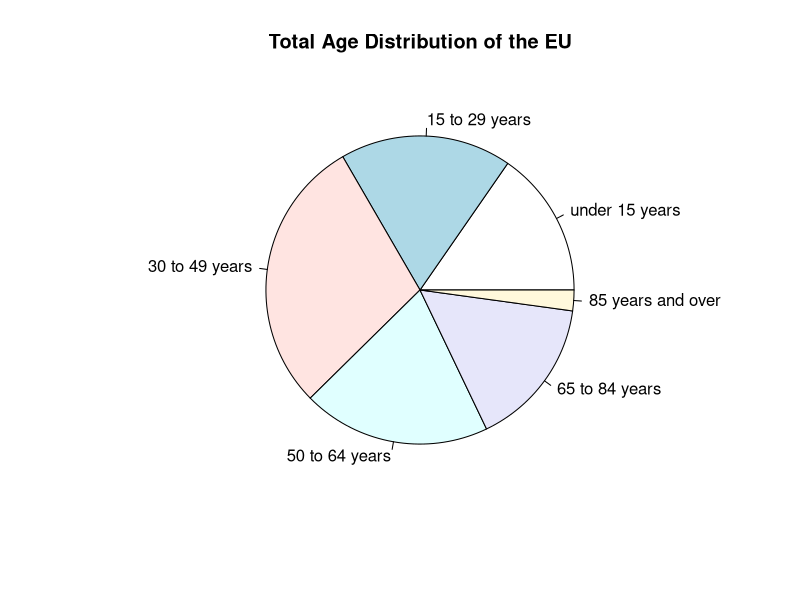
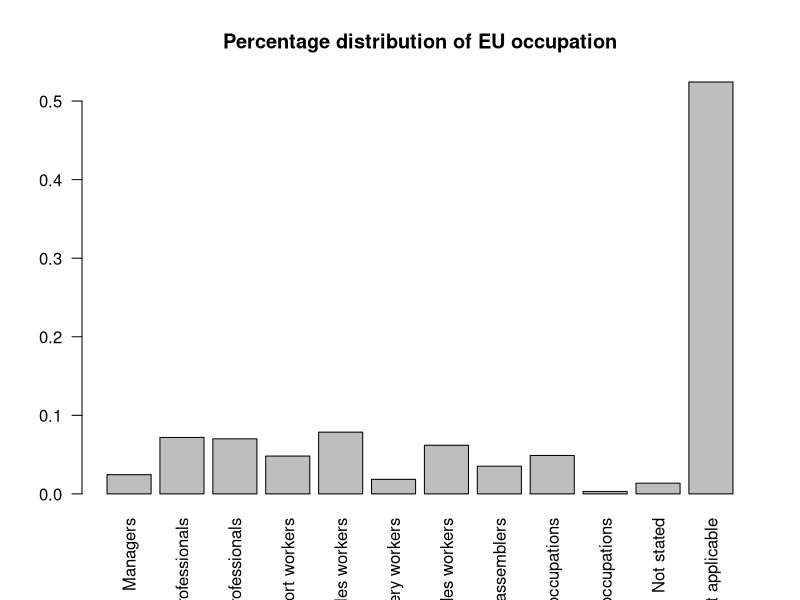
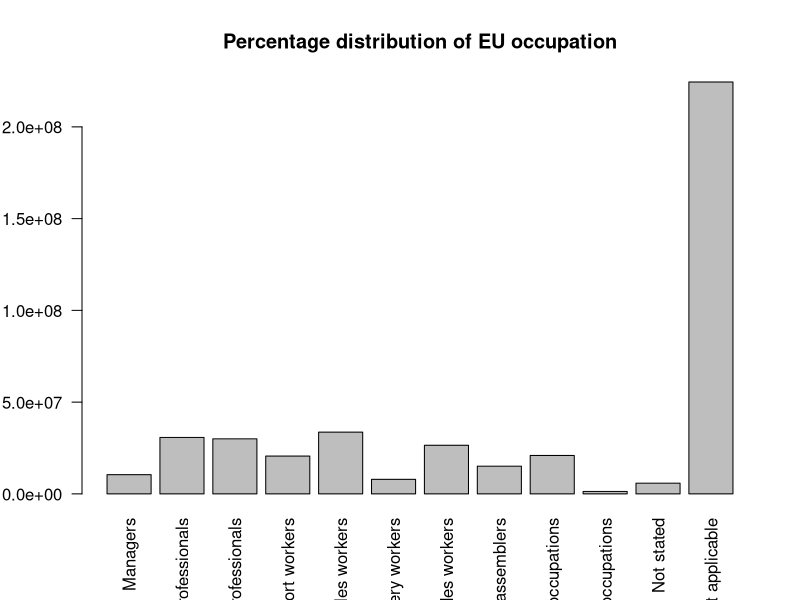
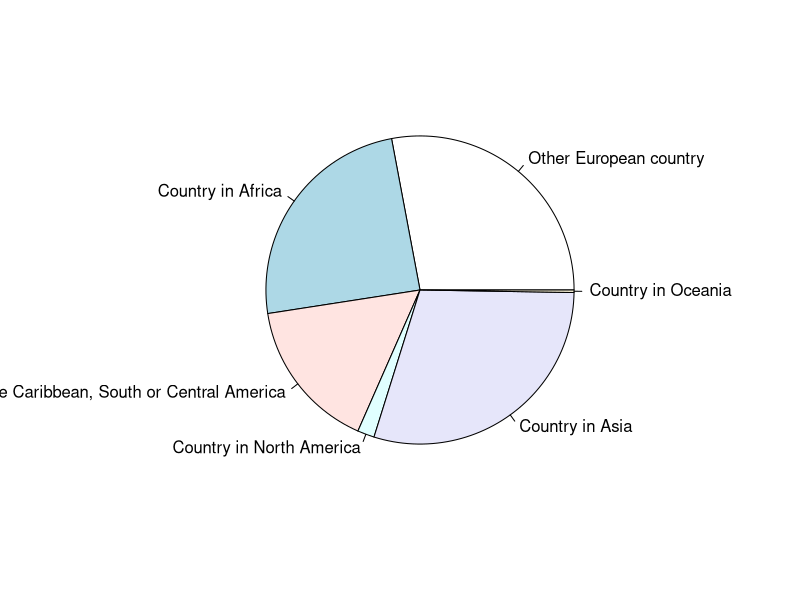

The R source for these figures, in order:
library(readxl)

pdf("Familiarization.pdf")

# 1. Calculate the total population of each country.

# Loading the sheet
age = as.data.frame(read_xlsx("EurostatCensus2011.xlsx", sheet=1))

# Defining the sumation function
sum <- function(x) {
    output = 0
    for (thing in x) {
        output = as.integer(output) + as.integer(thing)
    }
    return(output)
}

sensus <- function(df, hush = FALSE) {
    # Keeping a varibale for the numbre of rows to not re calculate multiple times within the rest of the funcion
    length = nrow(df)
    # Keeping a variable that hold all the sums
    holder = c(1:length)
    # For slicing
    for (index in 1:length) {
        # Isolating data
        data = df[index,2:ncol(df)]
        # Calculating
        holder[index] = sum(data)
        # Showing output
        if (hush) {
        }
        else {
            print(c('The total population of ', df[index, 1], ' is', holder[index]))
        }
    }
    return(sum(holder))
}

# Assigned to a varibale to not print the return value
quiet = sensus(age)

# Question delimination for ease of reading output
print('---------')

# 2. Calculate the total population of the European Union (EU) and the total
# population per age group.

# Defining criteria for EU
exclude = c('United Kingdom', 'Iceland', 'Liechtenstein', 'Norway', 'Switzerland')

# Filtering data from non EU countries
new = subset(age, age$Country != exclude)
# Clearing memory
rm(age)

# Calculating
result = sensus(new, hush = TRUE)
print(c('EU population: ', result))

# Second requirement
groups <- function(df, hush = FALSE) {
    # Saving to a variable to not call the function multiple times
    size = ncol(df)
    # Preparing output for question 3
    holder = c()
    # Going over all the columns other than "Country"
    for (col in 2:size) {
        # Saving column data
        data = df[,col]
        # Calculating sum
        holder[col-1] = sum(data)
        # Showing output
        if (hush) {
        }
        else {
            print(c('The total population of age group', colnames(df)[col], ' is', holder[col-1]))
        }
    }
    return(holder)
}

# Saving for question 3
results = groups(new)

print('---------')

# 3. Using a pie chart represent the total age distribution of the EU
# population.

# See question 2
pie(results[1:ncol(new)-1], colnames(new)[2:ncol(new)], main = 'Total Age Distribution of the EU')
# Managing memory
rm(new)

# 4. Using barplot represent the occupation distribution of the EU population
# i. As a percentage (%)
job = as.data.frame(read_xlsx("EurostatCensus2011.xlsx", sheet = 2))
# Removing non EU data
df = subset(job, job$`GEOGRAPHICAL AREA` != exclude)
# Managing memory
rm(job)

# Gettin occupation data
occ = groups(df, hush = TRUE)

# Initializing data structure
comparison = c()

# Comparing with population statistics
for (entry in 1:length(occ)) {
    relative = occ[entry]/result
    comparison[entry] = relative
}

barplot(comparison, main = 'Percentage distribution of EU occupation', names.arg = colnames(df)[2:ncol(df)], las=2)

# ii. In absolute values
# All the same without the fraction
absolute = c()
for (entry in 1:length(occ)) {
    absolute[entry] = occ[entry]
}

barplot(absolute, main = 'Percentage distribution of EU occupation', names.arg = colnames(df)[2:ncol(df)], las=2)

# 5. Using a pie chart represent the percentage of non-local EU population
# per continent of origin. 

# Essentially, 100% of the chart is the non local population, each slice is the continent of origin
final = as.data.frame(read_xlsx("EurostatCensus2011.xlsx", sheet = 3))
# Removing non EU countries
pruned = subset(final, final$`GEOGRAPHICAL AREA/COUNTRY OF CITIZENSHIP` != exclude)
# Managing memory

# Getting the total nonlocal population
nonlocal = sensus(pruned, hush = TRUE)
mini = groups(pruned, hush = TRUE)

# Making the ratios
percent = c()
for (entry in 1:length(mini)) {
    relative = mini[entry]/nonlocal
    percent[entry] = relative
}

pie(percent, colnames(pruned)[2:ncol(pruned)])

dev.off()

